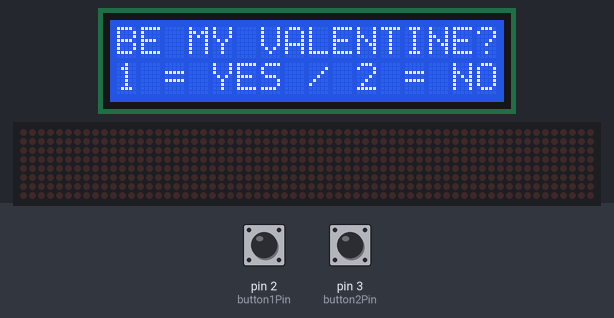
Simulated run of this sketch. Board: Arduino Uno, built with avr-gcc and run on an emulated ATmega328P. Parts: 16×2 character LCD, 64×8 LED matrix. The inputs (shaded band) are chosen by the test bench; at power-on: pin 2 (button1Pin) HIGH, pin 3 (button2Pin) HIGH. What the sketch prints to the serial monitor is not drawn.

Above: at 1.2 s.
1.3 s: pin 2 (button1Pin) pulled LOW for 0.15 s
At 2.1 s:
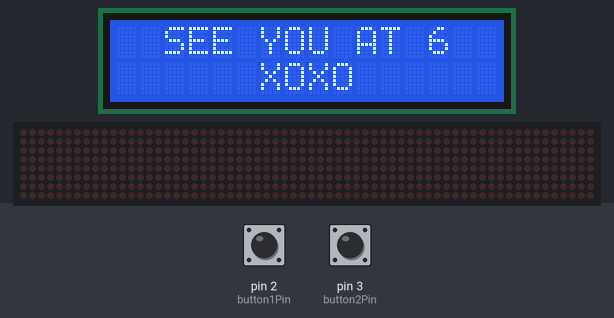
At 8.2 s:
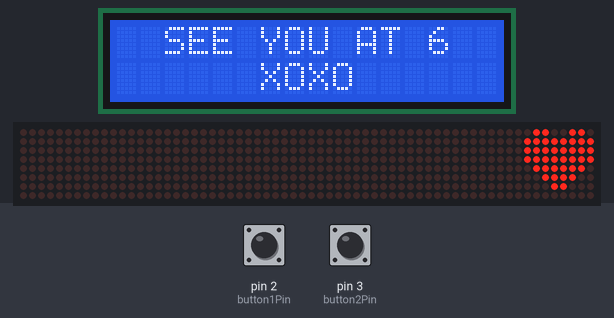
Timing chart, 0 to 9.7 s (numbered marks = the images above; inputs shaded):
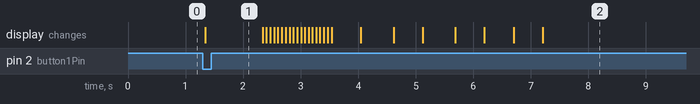

Measured:
- after the input at 1.3 s, the display: changes at once (image 1)

The sketch:

vday.ino
```cpp
#include <LedControl.h>


#include <Wire.h>
#include <hd44780.h>                       // main hd44780 header
#include <hd44780ioClass/hd44780_I2Cexp.h> // i2c expander i/o class header

hd44780_I2Cexp lcd; // declare lcd object: auto locate & auto config expander chip

int on;


long duration;


int DIN = 10; int CS = 9; int CLK = 8;


byte smile1[8]= {0x3C,0x42,0x95,0xA1,0xA1,0x95,0x42,0x3C};

byte sad1[8]= {0x3C,0x42,0xA5,0x91,0x91,0xA5,0x42,0x3C};

byte heart[8]={0x00,0x08,0x00,0x00,0x00,0x00,0x00,0x00,};
    byte smile[8]=   {0x04,0x08,0x00,0x00,0x00,0x00,0x00,0x00};
    byte neutral[8]= {0x06,0x08,0x00,0x00,0x00,0x00,0x00,0x00,};
    byte sad[8]=   {0x06,0x09,0x00,0x00,0x00,0x00,0x00,0x00,};
    byte m[8]={0x06,0x09,0x01,0x00,0x00,0x00,0x00,0x00,};
    byte n[8]={0x06,0x09,0x01,0x01,0x00,0x00,0x00,0x00,};
    byte o [8]={0x06,0x09,0x01,0x01,0x02,0x00,0x00,0x00,};
    byte p [8]={0x06,0x09,0x01,0x01,0x02,0x04,0x00,0x00,};
      byte q [8]={0x06,0x09,0x01,0x01,0x02,0x04,0x08,0x00,};
        byte r [8]={0x06,0x09,0x01,0x01,0x02,0x04,0x18,0x00,};
          byte s [8]={0x06,0x09,0x01,0x01,0x02,0x24,0x18,0x00,};
            byte t [8]={0x06,0x09,0x01,0x01,0x42,0x24,0x18,0x00,};

byte u [8]={0x06,0x09,0x01,0x81,0x42,0x24,0x18,0x00,};
  byte v [8]={0x06,0x09,0x81,0x81,0x42,0x24,0x18,0x00,};
    byte w  [8]={0x06,0x89,0x81,0x81,0x42,0x24,0x18,0x00,};
      byte x [8]={0x46,0x89,0x81,0x81,0x42,0x24,0x18,0x00,};
        byte y [8]={0x66,0x89,0x81,0x81,0x42,0x24,0x18,0x00,};
        byte z [8]={0x66,0x99,0x81,0x81,0x42,0x24,0x18,0x00,};
     byte aa [8] ={0x00,0x00,0x00,0x00,0x00,0x00,0x00,0x00,};
       byte bb [8]={0x66,0xFF,0xFF,0xFF,0x7E,0x3C,0x18,0x00,};
    byte cc [8] = {0x0E,0x0A,0x12,0x1E,0x22,0x22,0x42,0xE7,};


LedControl lc=LedControl(DIN,CLK,CS,0);

// LCD geometry
const int LCD_COLS = 16;
const int LCD_ROWS = 2;

int button1Pin=2;
int button2Pin=3;
int button1Value;
int button2Value;
int dt=100;

int a = 60;

void setup()
{


int status;


	status = lcd.begin(LCD_COLS, LCD_ROWS);
	if(status) // non zero status means it was unsuccesful
	{
		// hd44780 has a fatalError() routine that blinks an led if possible
		// begin() failed so blink error code using the onboard LED if possible
		hd44780::fatalError(status); // does not return
	}

	// Print a message to the LCD


Serial.begin(9600); // Starts the serial communication

lc.shutdown(0,false); //The MAX72XX is in power-saving mode on startup

lc.setIntensity(0,15); // Set the brightness to maximum value

lc.clearDisplay(0); // and clear the display


Serial.println("Enter choice");
on=Serial.read();

pinMode(button1Pin,INPUT);
pinMode(button2Pin,INPUT);
digitalWrite(button1Pin,HIGH);
digitalWrite(button2Pin,HIGH);

}

void loop() {
   lcd.setCursor(0, 0);
 lcd.print("BE MY VALENTINE?");
 lcd.setCursor(0, 1);
 lcd.print("1 = YES / 2 = NO ");


  button1Value=digitalRead(button1Pin);
  button2Value=digitalRead(button2Pin);


   if (button2Value==0)
  {
    Serial.print("Your Button 2 is: ");
  Serial.println(button2Value);
    { lcd.clear();
  lcd.setCursor(0, 0);
  	lcd.print("NO WORRIES,I RES");
 lcd.setCursor(0, 1);
 lcd.print("PECT YOUR CHOICE");
  delay(1000);}
  lc.clearDisplay(0); // and clear the display
    int i = 0;
 for(i=0;i<8;i++) {
    lc.setRow(0,i,smile1[i]);
     }
     delay(800);
  for(i=0;i<8;i++) {
    lc.setRow(0,i,sad1[i]);
     }  delay(6000);
  }//END OF REJECTION

  if (button1Value==0)
{Serial.print("Your Button 1 is: ");
  Serial.println(button1Value);
 { lcd.clear();
  lcd.setCursor(1, 0);
  	lcd.print(" SEE YOU AT 6 ");
 lcd.setCursor(3, 1);
 lcd.print("   XOXO   ");
  delay(1000);}
     printByte(heart);

    delay(a);

    printByte(smile);

    delay(a);

    printByte(neutral);

    delay(a);

    printByte(sad);

    delay(a);
     printByte (m);
     delay(a);

     printByte(n);
     delay(a);

     printByte (o);
     delay(a);

     printByte(p);
     delay(a);

     printByte (q);
     delay(a);

     printByte(r);
     delay(a);

     printByte (s);
     delay(a);

     printByte(t);
     delay(a);

     printByte (u);
     delay(a);

     printByte(v);
     delay(a);
      printByte(w);
     delay(a);
      printByte(x);
     delay(a);
      printByte(y);
     delay(a);
      printByte(z);
     delay(a);

     printByte(aa);
     delay(500);
      printByte(z);
     delay(a);
     delay(500);
     printByte(aa);
     delay(500);
      printByte(z);
     delay(a);
     delay(500);
     printByte(aa);
     delay(500);
      printByte(bb);
      delay(500);
       printByte(aa);
      delay(500);
       printByte(bb);

      delay(6000);


  }
}

void printByte(byte character [])
{
  int i = 0;
  for(i=0;i<8;i++)
  {
    lc.setRow(0,i,character[i]);
  }
}


 
```
